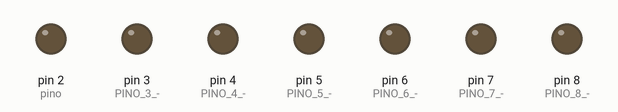
This sketch was run on a simulated Arduino Uno, built with avr-gcc and run on an emulated ATmega328P. Parts: output pins drawn as LEDs (lit = HIGH).

Above: at 0.5 s.
At 1.5 s:
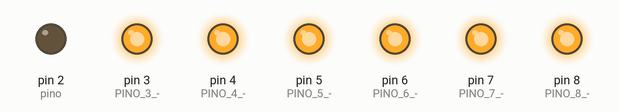
At 3.5 s:
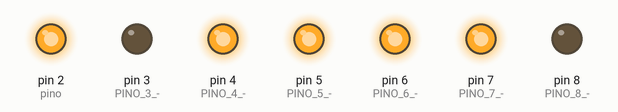
At 6.5 s:
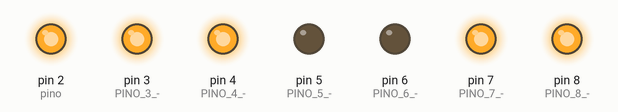
At 9.5 s:
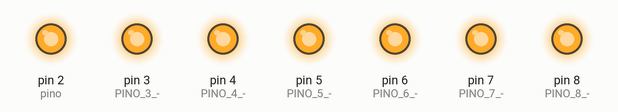
At 12.5 s:
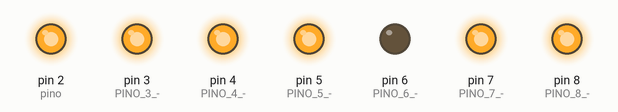
Timing chart, 0 to 18.2 s (numbered marks = the images above):
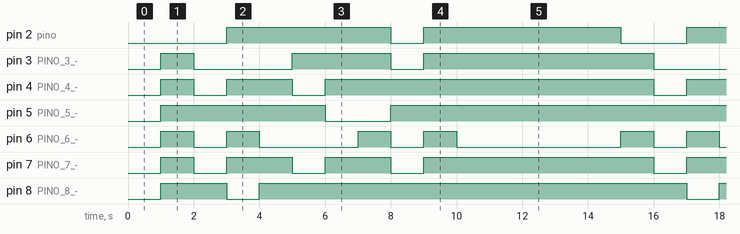

Measured:
- by itself, pin 2 (pino): repeats every 14.0 s: LOW 1.0 s, HIGH 6.0 s, LOW 2.0 s, HIGH 5.0 s
- by itself, pin 3 (PINO_3_-): repeats every 14.0 s: LOW 3.0 s, HIGH 3.0 s, LOW 1.0 s, HIGH 7.0 s
- by itself, pin 4 (PINO_4_-): repeats every 14.0 s: LOW 1.0 s, HIGH 2.0 s, LOW 1.0 s, HIGH 10.0 s
- by itself, pin 5 (PINO_5_-): repeats every 14.0 s: LOW 2.0 s, HIGH 12.0 s
- by itself, pin 6 (PINO_6_-): repeats every 14.0 s: LOW 1.0 s, HIGH 1.0 s, LOW 3.0 s, HIGH 1.0 s, LOW 1.0 s, HIGH 1.0 s, LOW 5.0 s, HIGH 1.0 s
- by itself, pin 7 (PINO_7_-): repeats every 14.0 s: 2 × (LOW 1.0 s, HIGH 2.0 s), LOW 1.0 s, HIGH 7.0 s
- by itself, pin 8 (PINO_8_-): repeats every 14.0 s: LOW 1.0 s, HIGH 13.0 s

The sketch:

exemplo_Display_7_segmentos.ino
```cpp
/**************************************************************************
                    Placa de Desenvolvimento Arduino UNO
            Programa para apresentar em um display de 7 segmentos de 0 a 9
                             Display catodo comum
                    Elaborado/Adptado por Epaminondas Lage
 **************************************************************************/

// Matriz que define quais segmentos do display de 7 segmentos devem ser acesos para cada dígito de 0 a 9
// A ordem dos segmentos é: G F A B E D C
byte sete_digitos[10][7] = { { 0,1,1,1,1,1,1 },  // DIGITO 0
                             { 0,0,0,1,0,0,1 },  // DIGITO 1
                             { 1,0,1,1,1,1,0 },  // DIGITO 2
                             { 1,0,1,1,0,1,1 },  // DIGITO 3
                             { 1,1,0,1,0,0,1 },  // DIGITO 4
                             { 1,1,1,0,0,1,1 },  // DIGITO 5
                             { 1,1,1,0,1,1,1 },  // DIGITO 6
                             { 0,0,1,1,0,0,1 },  // DIGITO 7
                             { 1,1,1,1,1,1,1 },  // DIGITO 8
                             { 1,1,1,1,0,1,1 },  // DIGITO 9
                           };

void setup(){
  // Configura os pinos 2 a 8 como saídas, correspondendo aos segmentos do display
  pinMode(2, OUTPUT); // PINO 2 -> SEGMENTO A
  pinMode(3, OUTPUT); // PINO 3 -> SEGMENTO B
  pinMode(4, OUTPUT); // PINO 4 -> SEGMENTO C
  pinMode(5, OUTPUT); // PINO 5 -> SEGMENTO D
  pinMode(6, OUTPUT); // PINO 6 -> SEGMENTO E
  pinMode(7, OUTPUT); // PINO 7 -> SEGMENTO F
  pinMode(8, OUTPUT); // PINO 8 -> SEGMENTO G
}

// FUNÇÃO QUE ACIONA O DISPLAY
void ligadisplay(byte digit){
  byte pino = 2; // Inicializa o pino com o primeiro segmento (A)
  for (byte Segmento = 0; Segmento < 7; ++Segmento){ // Itera sobre os 7 segmentos do display
    // PERCORRE O ARRAY E LIGA OS SEGMENTOS CORRESPONDENTES AO DIGITO
    digitalWrite(pino, sete_digitos[digit][Segmento]); // Ativa ou desativa cada segmento
    // INCREMENTA "pino"
    ++pino; // Passa para o próximo pino correspondente ao próximo segmento
  }
}

// MÉTODO RESPONSÁVEL PELA CONTAGEM DE 0 A 9
void loop() {
  // PARA "conta" IGUAL A 0, ENQUANTO "conta" MENOR QUE 10, INCREMENTA "conta"
  for (byte conta = 0; conta < 10; conta++){
     delay(1000); // INTERVALO DE 1000 MILISEGUNDOS (1 segundo)
     ligadisplay(conta); // EXIBE O DÍGITO ATUAL NO DISPLAY
  }
  delay(4000); // INTERVALO DE 4 SEGUNDOS ANTES DE REINICIAR A CONTAGEM
}
```
